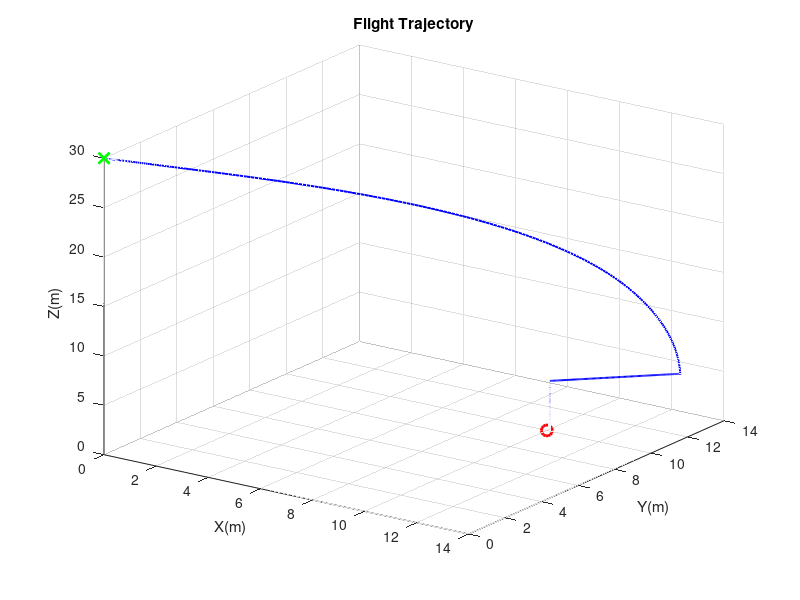
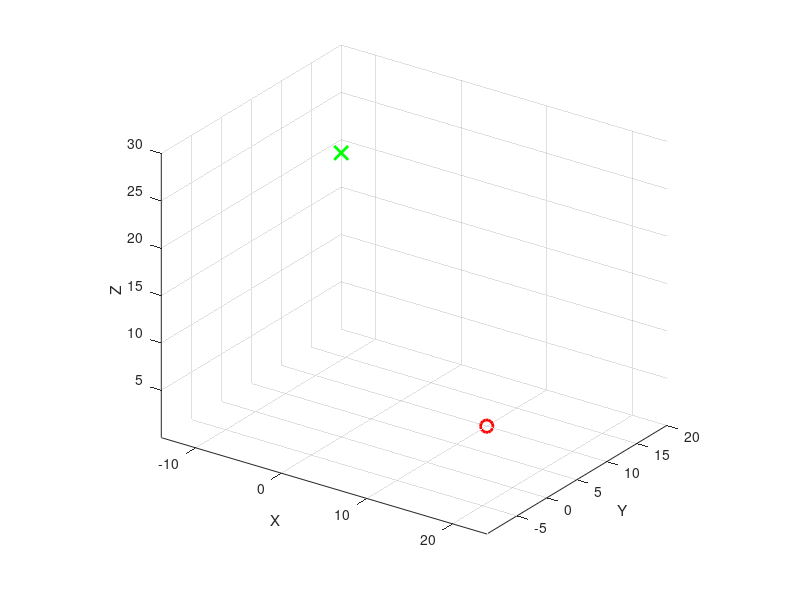

The MATLAB source for these figures, in order: (Note: this script raises an error after producing the figures.)
clear all
close all
clc

% Parameters
g = 9.81;
dt = 0.01;
tEnd = 20;
pos0 = [0; 0; 30];
target = [10; 10; 0];

z_hold = 5;
d_gate = 0.1;
closeTol = 0.05;
vSinkMax = 4;
aSinkMax = 6;

alpha = 0.2;

gains = [2.5 0.1 1.2;
         2.5 0.1 1.2;
         1.5 0.1 1];

thrustMaxXY = 12;
thrustMaxZ = 15;
intLimZ = 5;

% Pre-allocations
N = round(tEnd/dt)+1;
t = (0:N-1) * dt;
pos = zeros(3, N);
pos(:,1) = pos0;
vel = zeros(3, N);
intErr = zeros(3, 1);
errPrev = zeros(3, 1);
onGround = false;
kLast = N;

d_xy0 = norm(target(1:2)-pos0(1:2));
z_cmd = pos0(3);
state = 1; % 1:glide, 2:hold, 3:drop

flightTime = NaN;
% PID Loop
for k = 2:N
    d_xy = norm(target(1:2)-pos(1:2,k-1));

    switch state
        case 1
            z_ref = max(z_hold, pos0(3)*(d_xy/d_xy0));
            if pos(3, k-1) <= z_hold + 0.05
                state = 2;
                intErr(3) = 0;
                vel(3, k-1) = 0;
            end
        case 2
            z_ref = z_hold;
            if d_xy < d_gate
                state = 3;
                intErr(3) = 0;
                vel(1:2, k-1) = 0;
            end
        case 3
            z_ref = 0;
    end
    z_cmd = alpha * z_ref + (1-alpha) * z_cmd;

    err_xy = target(1:2) - pos(1:2, k-1);
    if state == 3
        err_xy = [0; 0];
    end
    err = [err_xy; z_cmd-pos(3, k-1)];

    intErr = intErr + err * dt;
    intErr(3) = max(min(intErr(3), intLimZ), -intLimZ);
    dErr = (err - errPrev)/dt;
    aNet = gains(:,1).*err + gains(:,2).*intErr + gains(:,3).*dErr;
    
    if state == 3
        aNet(1:2) = 0;
        h = pos(3, k-1);
        vLimit = vSinkMax * (h/z_hold);
        vel(3,k-1) = max(vel(3,k-1), -vLimit);
        aLimit = aSinkMax * (h/z_hold);
        aNet(3) = max(aNet(3), -aLimit);
    end

    thrust = aNet + [0; 0; -g];
    thrust(1:2) = max(min(thrust(1:2), thrustMaxXY), -thrustMaxXY);
    thrust(3) = max(0, min(thrust(3), thrustMaxZ));

    a = thrust + [0; 0; -g];
    vel(:,k) = vel(:, k-1) + a*dt;
    pos(:,k) = pos(:, k-1) + vel(:,k) * dt;

    if state == 2 && pos(3,k)<z_hold
        pos(3,k) = z_hold;
        if vel(3,k) < 0
            vel(3,k) = 0;
        end
    end

    if pos(3,k) <= 0
        pos(3,k) = 0;
        if ~onGround
            vel(3,k) = 0;
            onGround = true;
        end
    end

    errPrev = err;
    lateralErr = norm(pos(1:2,k) - target(1:2));
    if (pos(3,k) <= 0) && (lateralErr < d_gate)
        kLast = k;
        flightTime = t(k);
        break
    end
end

if isnan(flightTime)
    flightTime = t(kLast);
end
fprintf('Time to reach target: %.2f s\n', flightTime);

% Plot
figure('Name', 'PID-Control Flight');
plot3(pos(1,1:kLast), pos(2,1:kLast), pos(3,1:kLast), 'b', 'LineWidth', 1.4);
hold on;
grid on;
plot3(pos0(1), pos0(2), pos0(3), 'gx', 'MarkerSize', 8, 'LineWidth', 2);
plot3(target(1), target(2), target(3), 'ro', 'MarkerSize', 8, 'LineWidth', 2);
xlabel('X(m)');
ylabel('Y(m)');
zlabel('Z(m)');
title('Flight Trajectory');
view(35, 25);

figure('Name', '3-D Live Animation');
axis equal;
grid on;
hold on;
xlabel X;
ylabel Y;
zlabel Z;
view(35, 25);
plot3(pos0(1), pos0(2), pos0(3), 'gx', 'MarkerSize', 10, 'LineWidth', 2);
plot3(target(1), target(2), target(3), 'ro', 'MarkerSize', 9, 'LineWidth', 2);
h = animatedline('LineWidth', 1.4);
for k = 1:kLast
    addpoints(h, pos(1,k), pos(2,k), pos(3,k));
    drawnow;
    pause(dt)
end